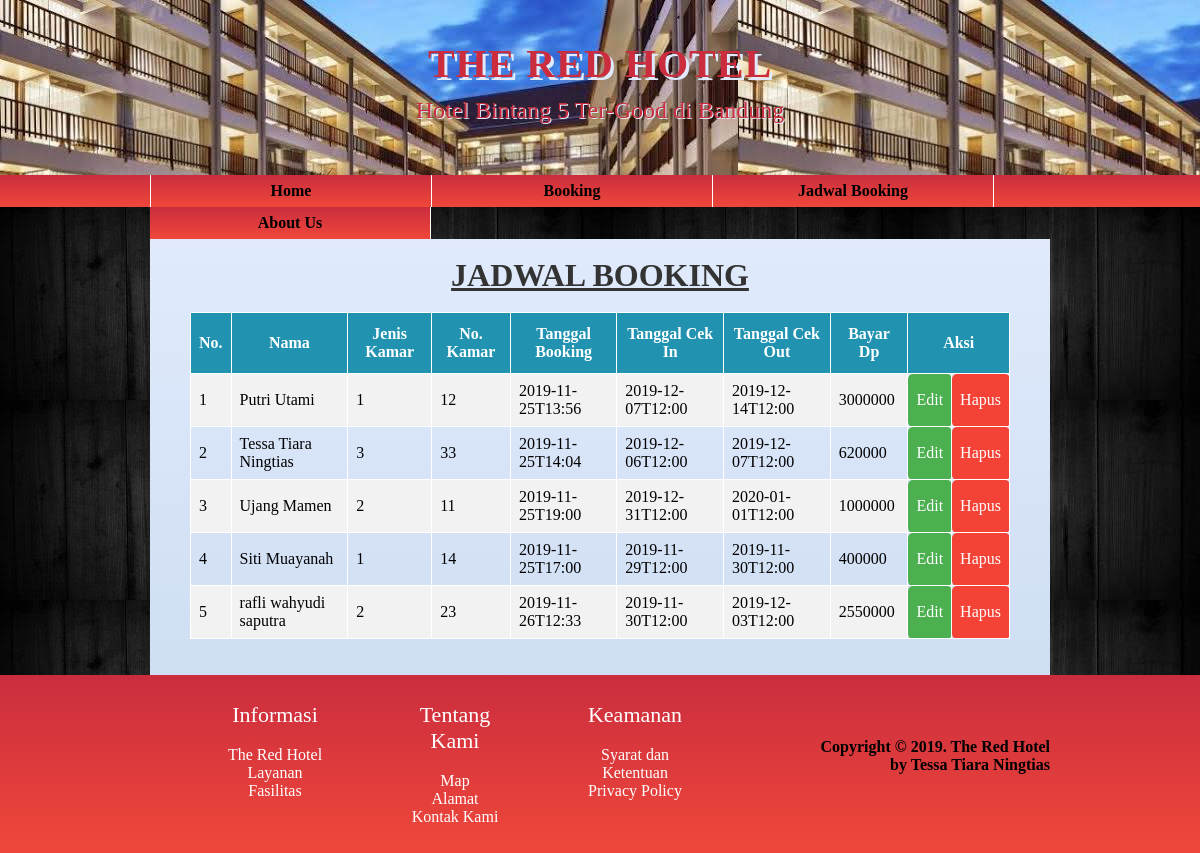
/17111150_TessaTiaraN_Web2/index.php/koneksi/tampil_data, run on the app's committed database.
### tables this page shows
CREATE TABLE `booking` (
  `id` int(11) NOT NULL,
  `nama` varchar(50) NOT NULL,
  `jenis_kamar` varchar(30) NOT NULL,
  `no_kamar` int(5) NOT NULL,
  `tgl_booking` varchar(20) NOT NULL,
  `tgl_cekin` varchar(20) NOT NULL,
  `tgl_cekout` varchar(20) NOT NULL,
  `bayar_dp` int(20) NOT NULL
);

### 17111150_TessaTiaraN_Web2/application/controllers/Koneksi.php (called while the page is built, shortened)
<?php
class Koneksi extends CI_Controller {
	function __construct(){
		$this->load->database();
		$this->load->model("ModelKoneksi");
	}
	public function tampil_data(){
		$data ['title'] = "Jadwal Booking | Uts";
		$data ['tampil'] = $this->ModelKoneksi->tampilkan_data();
		$this->load->view('header', $data);
		$this->load->view('jadwal', $data);
		$this->load->view('footer');
	}
}
?>

### 17111150_TessaTiaraN_Web2/index.php (called while the page is built, shortened)
<?php
require_once BASEPATH.'core/CodeIgniter.php';

### 17111150_TessaTiaraN_Web2/application/models/ModelKoneksi.php (called while the page is built, shortened)
<?php
class ModelKoneksi extends CI_model
{
	function tampilkan_data(){
		return $this->db->get("booking")->result();
	}
}
 ?>

### 17111150_TessaTiaraN_Web2/application/views/jadwal.php (the view)
<div class="content"><br>
	<h1 class="content-title"><u>JADWAL BOOKING</u></h1><br>
	<table id="customers">
		<tr>
			<th>No.</th>
			<th>Nama</th>
			<th>Jenis Kamar</th>
			<th>No. Kamar</th>
			<th>Tanggal Booking</th>
			<th>Tanggal Cek In</th>
			<th>Tanggal Cek Out</th>
			<th>Bayar Dp</th>
			<th colspan="2">Aksi</th>
		</tr>
		<?php
		$no = 1;
		foreach ($tampil as $tpl) {
			echo "<tr>";
			echo "<td>".$no."</td>";
			echo "<td>".$tpl->nama."</td>";
			echo "<td>".$tpl->jenis_kamar."</td>";
			echo "<td>".$tpl->no_kamar."</td>";
			echo "<td>".$tpl->tgl_booking."</td>";
			echo "<td>".$tpl->tgl_cekin."</td>";
			echo "<td>".$tpl->tgl_cekout."</td>";
			echo "<td>".$tpl->bayar_dp."</td>";
			?>
			<td class="btn_edit"><a class="title_footer" href="<?php echo base_url('Koneksi/edit/'.$tpl->id) ?>">Edit</a></td>
			<td class="btn_hapus"><a class="title_footer" href="<?php echo base_url('Koneksi/hapus/'.$tpl->id) ?>">Hapus</a></td>
			<?php
			echo "</tr>";
			$no++;
		}
		?>
	</table><br><br>
</div>

### 17111150_TessaTiaraN_Web2/application/views/header.php (shortened to what this page needs)
<!DOCTYPE html>
<html>
<head>
	<link rel="stylesheet" type="text/css" href="<?php echo base_url('assets/css/style.css'); ?>">
</head>
<body>
	<div class="header">
		<h1 class="header-title">THE RED HOTEL</h1>
		<p class="header-subtitle">Hotel Bintang 5 Ter-Good di Bandung</p>
	</div>
	<div class="nav">
		<ul>
			<li><a href="<?php echo base_url('Koneksi')?>"><b>Home</b></a></li>
			<li><a href="<?php echo base_url('Koneksi/tambahdata')?>"><b>Booking</b></a></li>
			<li><a href="<?php echo base_url('Koneksi/tampil_data')?>"><b>Jadwal Booking</b></a></li>
			<li><a href="#"><b>About Us</b></a>
			</ul>
		</div>

### 17111150_TessaTiaraN_Web2/application/views/footer.php
<div class="footer">
			<div class="art-content-layout-row">
				<div class="art-layout-cell" style="width: 20%">
					<p style="color: #fff; font-family: topia; font-size: 22px; list-style: none; margin-left: 40px;">Informasi</p>
					<br>
					<ul>
						<li><a class="title_footer" href="#">The Red Hotel</a></li>
						<li><a class="title_footer" href="#">Layanan</a></li>
						<li><a class="title_footer" href="#">Fasilitas</a></li>
					</ul>
				</div>
				<div class="art-layout-cell" style="width: 20%">
					<p style="color: #fff; font-family: topia; font-size: 22px; list-style: none; margin-left: 40px;">Tentang Kami</p>
					<br>
					<ul>
						<li><a class="title_footer" href="#">Map</a></li>
						<li><a class="title_footer" href="#">Alamat</a></li>
						<li><a class="title_footer" href="#">Kontak Kami</a></li>
					</ul>
				</div>
				<div class="art-layout-cell" style="width: 20%">
					<p style="color: #fff; font-family: topia; font-size: 22px; list-style: none; margin-left: 40px;">Keamanan</p>
					<br>
					<ul>
						<li><a class="title_footer" href="#">Syarat dan Ketentuan</a></li>
						<li><a class="title_footer" href="#">Privacy Policy</a></li>
					</ul>
				</div>
				<div class="art-layout-cell" style="width: 40%"><br/><br/>
					<p style="text-align:right;"><b>Copyright &copy 2019. The Red Hotel</b></p>
					<p style="text-align:right;"><b>by Tessa Tiara Ningtias</b></a></p>
				</div>
			</div>
		</div>

### 17111150_TessaTiaraN_Web2/assets/css/style.css (style rules this page uses)
* { margin: auto; }
html, body { margin: 0; padding: 0; }
body { background-image: url('../img/black1.jpg'); }
h1, h2, h3, h4, h5, h6 { word-wrap: break-word; white-space: normal; }
.header { background-image: url("../img/hotel.jpg"); width: 100%; height: 200px; }
.header .header-title { padding: 40px 0; margin: 0; text-align: center; text-shadow: 3px 3px #E0EAFC; font-family: topia; font-size: 40px; letter-spacing: 1px; color: #cb2d3e; }
.header .header-subtitle { font-size: 24px; font-family: topia; margin-top: -30px; text-align: center; color: #cb2d3e; text-shadow: 1px 1px #E0EAFC; }
.nav { background: linear-gradient(#cb2d3e ,#ef473a); width: 100%; height: 32px; margin-top: -25px; }
.nav ul { margin-left: 12.5%; padding: 0; line-height: 32px; }
.nav ul li { list-style: none; float: left; position: relative; background-color: #3f51b5; color: #fff; }
.nav ul li:first-child { border-left: 1px solid white; }
.nav ul li a { display: block; width: 160px; color: black; padding-right: 60px; padding-left: 60px; background: linear-gradient(#cb2d3e ,#ef473a); text-align: center; text-decoration: none; font-family: topia; border-right: 1px solid white; transition: all .1s ease-in-out; }
.content { width: 75%; background: linear-gradient(#E0EAFC, #CFDEF3); margin: auto; overflow-y: auto; box-sizing: border-box; padding: 0 40px; }
.content-title { text-align: center; color: #333333; font-family: topia; }
.footer { display: block; background: linear-gradient(#cb2d3e ,#ef473a); padding: 2px 12.5%; position: relative; bottom: 0; font-family: topia; text-align: center; }
.title_footer { color: white; text-decoration: none; }
.art-layout-cell { display: table-cell; vertical-align: top; padding-left: 30px; padding-top: 25px; padding-bottom: 25px; }
.art-layout-cell ul li { text-decoration: none; list-style: none; }
.art-content-layout-row { display: table-row; }
#customers { font-family: topia; border-collapse: collapse; width: 100%; }
#customers td, #customers th { border: 1px solid #ffff; padding: 8px; }
#customers tr:nth-child(even) { background-color: #f2f2f2; }
#customers th { padding-top: 12px; padding-bottom: 12px; text-align: center; background-color: #2193b0; color: white; }
.btn_edit { color: white; font-family: topia; text-decoration: none; background-color: #4CAF50; padding: 5px 18px 5px 18px; border-radius: 5px; }
.btn_hapus { color: white; font-family: topia; background-color: #f44336; text-decoration: none; padding: 5px 10px 5px 10px; border-radius: 5px; }

### data on the page
booking: nama "Putri Utami", jenis_kamar "1", no_kamar "12", tgl_booking "2019-11-25T13:56", tgl_cekin "2019-12-07T12:00", tgl_cekout "2019-12-14T12:00", bayar_dp "3000000"
booking: nama "Tessa Tiara Ningtias", jenis_kamar "3", no_kamar "33", tgl_booking "2019-11-25T14:04", tgl_cekin "2019-12-06T12:00", tgl_cekout "2019-12-07T12:00", bayar_dp "620000"
booking: nama "Ujang Mamen", jenis_kamar "2", no_kamar "11", tgl_booking "2019-11-25T19:00", tgl_cekin "2019-12-31T12:00", tgl_cekout "2020-01-01T12:00", bayar_dp "1000000"
booking: nama "Siti Muayanah", jenis_kamar "1", no_kamar "14", tgl_booking "2019-11-25T17:00", tgl_cekin "2019-11-29T12:00", tgl_cekout "2019-11-30T12:00", bayar_dp "400000"
booking: nama "rafli wahyudi saputra", jenis_kamar "2", no_kamar "23", tgl_booking "2019-11-26T12:33", tgl_cekin "2019-11-30T12:00", tgl_cekout "2019-12-03T12:00", bayar_dp "2550000"
